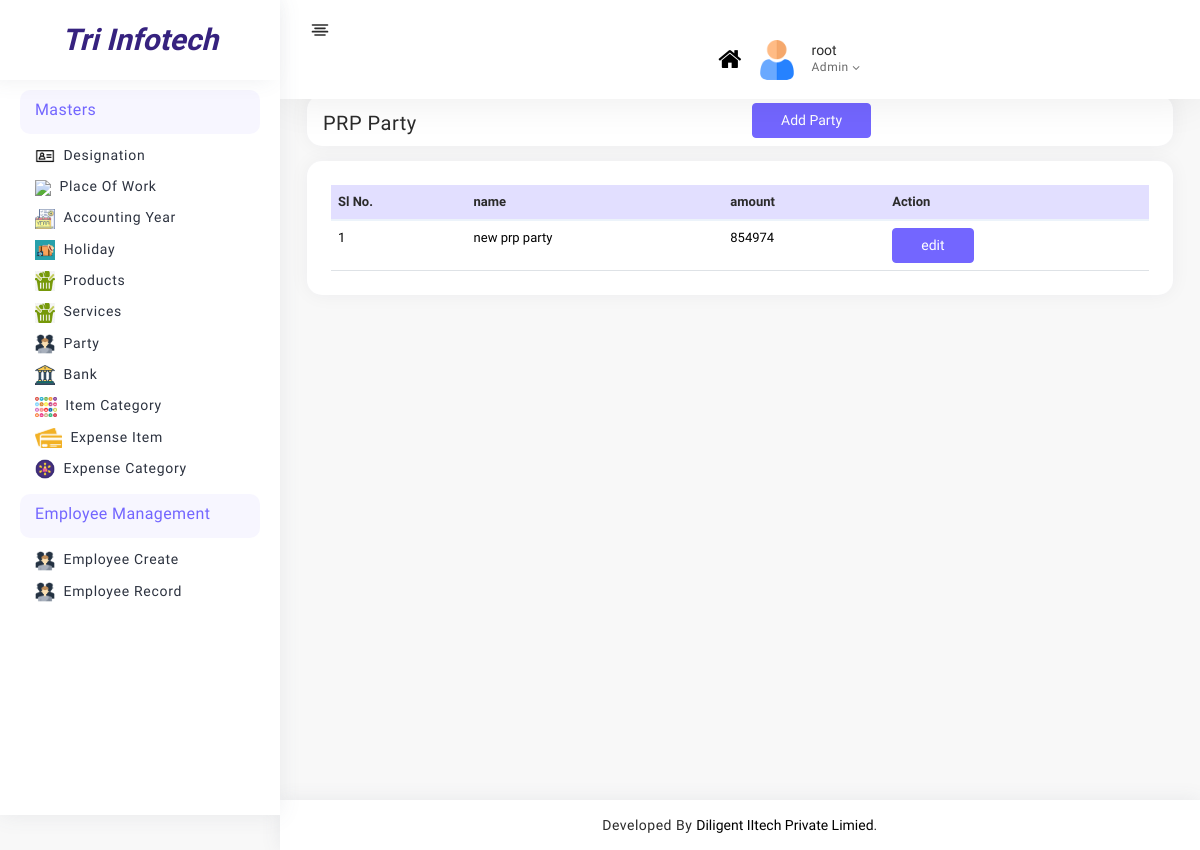
The app's page /admin_panel/prp_party/ (signed in), older data.
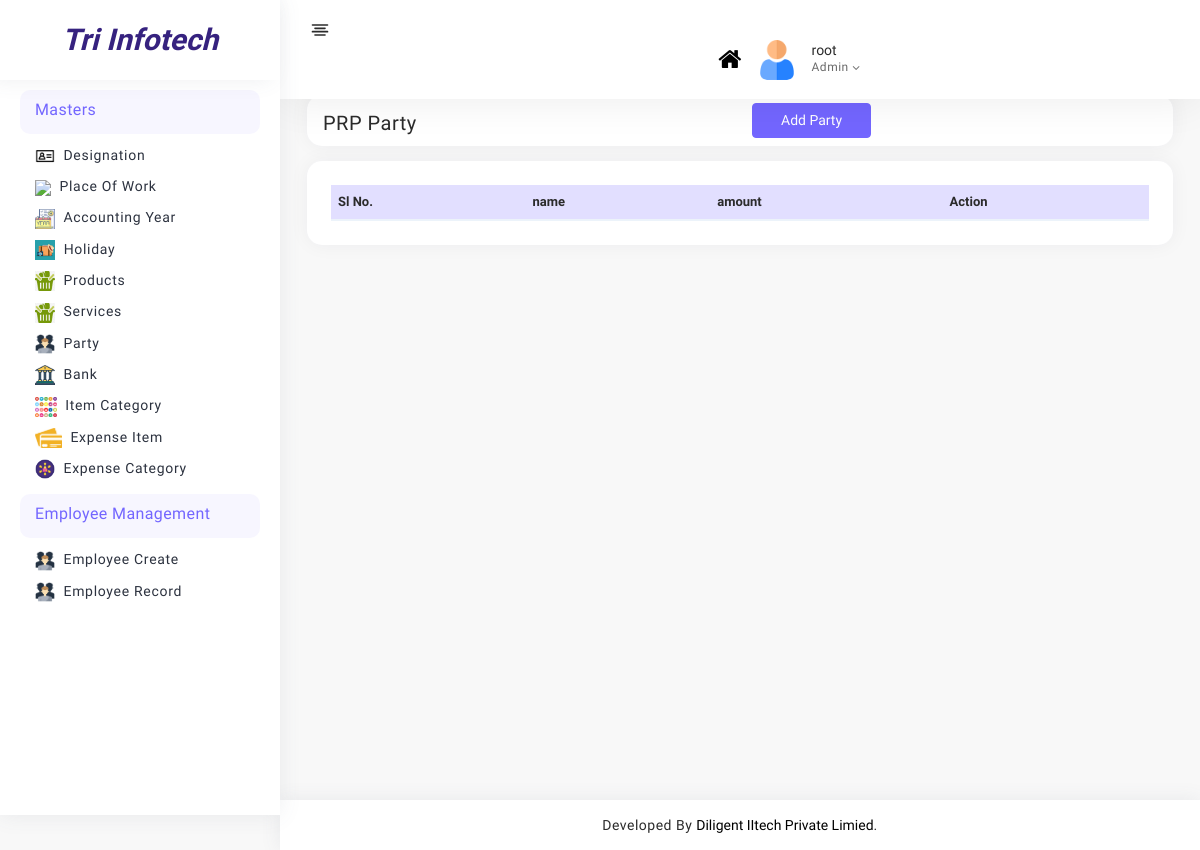
The same page, newer data.
### admin_panel/models.py (models this page shows, shortened)
class PrpParty(models.Model):
    name = models.CharField( max_length=100)
    phone = models.CharField( max_length=100)
    address = models.CharField( max_length=100)
    email = models.EmailField( max_length=254)
    state = models.CharField( max_length=100)
    date = models.DateField( auto_now=False, auto_now_add=False)
    opening_balance = models.CharField( max_length=100)
    gst_number = models.CharField( max_length=100)

### admin_panel/views.py (the view)
# urls.py: path("prp_party/",views.prp_party,name="prp_party"),
def prp_party(request):
    if request.user.is_staff:
        party = PrpParty.objects.all()
        return render(request,"masters/prp_party/prp_party.html",{"party":party})
    else:
        return redirect("login")

### admin_panel/templates/masters/prp_party/prp_party.html (shortened to what this page needs)
{% extends 'base.html' %}
{% load static %}
{% block content %}
<div class="page-body">
<form >
   <div class="container-fluid ">
        <div class="card p-3 py-2">
            <div class="row ">
                <div class="col-md-6">
                    <h5 class="mb-0 mt-2">PRP Party</h5>
                </div>
                <div class="col-md-6">
                    <a href="{% url 'prp_party_add' %} " class="btn btn-primary rs-text-right">Add Party</a>
                </div>
            </div>
        </div>
        <div class="card rs-mt-10 rs-br-0">
            <div class="card-body p-4 rs-p-0">
                <div class="">
                    <table class="table rs_table">
                        <thead>
                            <tr>
                                <th class="rs-w-5"><span  class="hidden-xs">Sl No.</span></th>
                                <th>name</th>
                                <th >amount</th>
                                <th class="rs-text-right">Action</th>
                            </tr>
                        </thead>
                        <tbody>
                            {% for p in party %}
                            <tr>
                                <td class="rs-pr-0">
                                    <span class="hidden-xs">{{ forloop.counter }}</span>
                                </td>
                                <td>{{ p.name }}</td>
                                <td>{{ p.opening_balance }}</td>
                                <td class="rs-text-right"><a href="{% url 'prp_party_edit' p.id %}" class="btn btn-primary">edit</a></td>
                            </tr>
                            {% endfor %}
                        </tbody>
                    </table>
                </div>
            </div>
        </div>
    </div>
   </form>
</div>
{% endblock content %}

Row changes from the older to the newer data that the page shows:
removed PrpParty: name "new prp party", opening_balance "854974"
